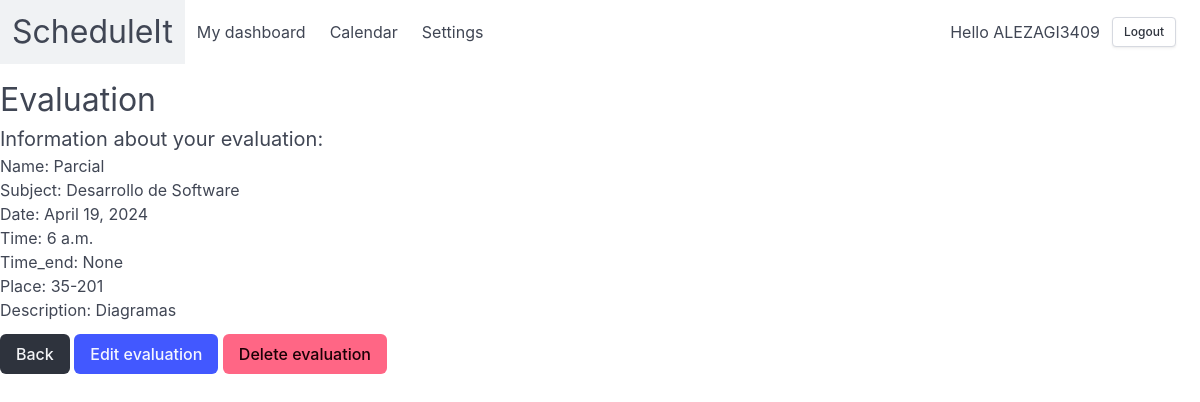
Page /account/calendar/evaluacion_detail/6/ (signed in) on the committed database.
### account/models.py (models this page shows, shortened)
class Evaluacion(models.Model):
    id = models.AutoField(primary_key=True)
    nombre = models.CharField(max_length=100)
    materia = models.CharField(max_length=100)
    fecha = models.DateField()
    hora = models.TimeField()
    hora_fin = models.TimeField(null=True, blank=True)
    lugar = models.CharField(max_length=100)
    descripcion = models.TextField()
    color = models.CharField(max_length=100, null=True, blank=True)
    creado = models.DateTimeField(auto_now=False,auto_now_add=True)
    actualizado = models.DateTimeField(auto_now=True,auto_now_add=False)
    usuario = models.ForeignKey(User, on_delete=models.CASCADE)

### account/views.py (the view)
# urls.py: path('calendar/evaluacion_detail/<int:pk>/', login_required(EvaluacionDetailView.as_view()), name='evaluacion_detail'),
class EvaluacionDetailView(TemplateView):
    template_name = 'account/evaluacion_detail.html'
    def get_context_data(self, **kwargs: Any) -> dict[str, Any]:
        context = super().get_context_data(**kwargs)
        context['evaluacion'] = Evaluacion.objects.get(pk=self.kwargs['pk'])
        return context

### account/templates/account/evaluacion_detail.html (shortened to what this page needs)
{% extends "base.html" %}
{% block content %}
<head>
</head>
<body>
    <div class="columns">
        <div class="column is-half">
            <h1 class="is-size-3 mt-3">Evaluation</h1>
            <p class="is-size-5">Information about your evaluation:</p>
            <div class="Evaluacion">
                <p><span class="fw-bold">Name:</span> {{ evaluacion.nombre }}</p>
                <p><span class="fw-bold">Subject:</span> {{ evaluacion.materia }}</p>
                <p><span class="fw-bold">Date:</span> {{ evaluacion.fecha }}</p>
                <p><span class="fw-bold">Time:</span> {{ evaluacion.hora }}</p>
                <p><span class="fw-bold">Time_end:</span> {{ evaluacion.hora_fin }}</p>
                <p><span class="fw-bold">Place:</span> {{ evaluacion.lugar }}</p>
                <p><span class="fw-bold">Description:</span> {{ evaluacion.descripcion }}</p>
                <div class="text-end mt-3">
                    <a href="{% url 'calendar' %}" class="button is-dark">
                        Back
                    </a>
                    <a href="{% url 'evaluacion_update' evaluacion.id %}" class="button is-link">
                        Edit evaluation
                    </a>
                    <a href="{% url 'evaluacion_delete' evaluacion.id %}" class="button is-danger">
                        Delete evaluation
                    </a>
                </div>
            </div>
        </div>
    </div>
</body>
{% endblock %}

### account/templates/base.html (shortened to what this page needs)
{% load static %}
<!DOCTYPE html>
<html data-theme="light">
  <head>
    <link rel="stylesheet" href="https://cdn.jsdelivr.net/npm/bulma@1.0.0/css/bulma.min.css">
  </head>
  <body>
    <nav class="navbar" role="navigation" aria-label="main navigation">
      <div class="navbar-brand">
        <a class="navbar-item" href="{% url 'home' %}">
          <p class="level-item has-text-centered is-size-3">ScheduleIt</p>
        </a>
      </div>
      {% if request.user.is_authenticated %}
      <div id="navbarBasicExample" class="navbar-menu">
        <div class="navbar-start">
          <a class="navbar-item" href="{% url 'dashboard' %}">
            My dashboard
          </a>
          <a class="navbar-item" href="{% url 'calendar' %}">
            Calendar
          </a>
          <a class="navbar-item" href="{% url 'settings' %}">
            Settings
          </a>
        </div>
        {% if request.user.is_authenticated %}
          <div class="navbar-end">
            <div class="navbar-item">
              <p>
                Hello {{ request.user.first_name|default:request.user.username }}
                <form action="{% url 'logout' %}" method="post" style="display:inline;">
                  <button class="button is-small" >
                    Logout
                  </button>
                </form>
              </p>
            </div>
          </div>
        {% endif %}
      </div>
      {% endif %}
    </nav>
    <div id="columns">
      {% block content %}
      {% endblock %}
    </div>
  </body>
</html class="theme-light">

### rows in the picture
Evaluacion: nombre "Parcial", materia "Desarrollo de Software", fecha "April 19, 2024", hora "6 a.m.", hora_fin "None", lugar "35-201", descripcion "Diagramas"

### other values in the picture
{{ request.user.first_name|default:request.user.username }} "ALEZAGI3409"
